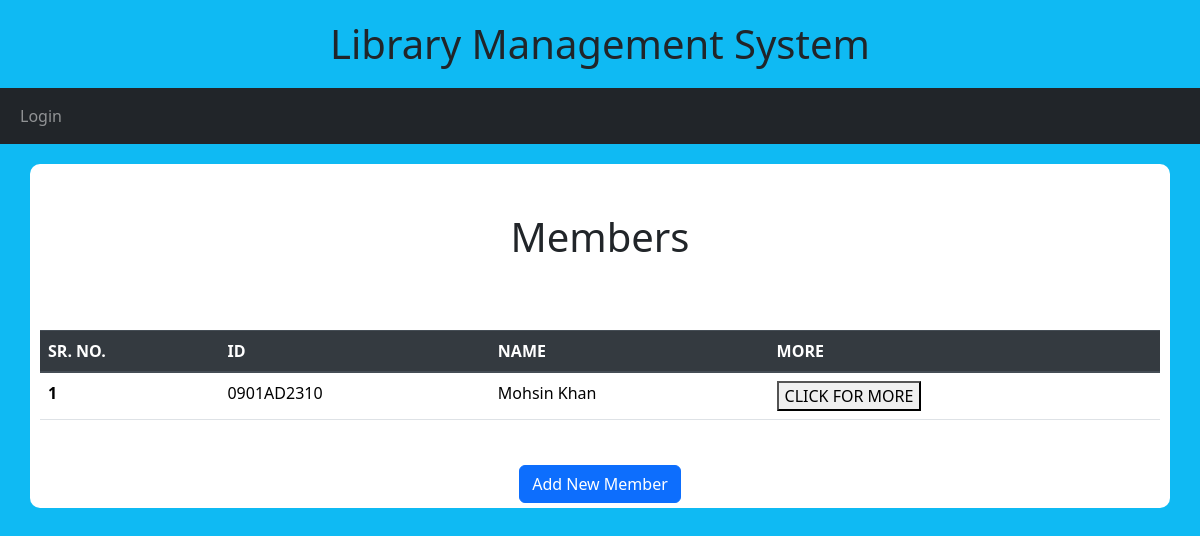
Page /members/ on the earlier database version.
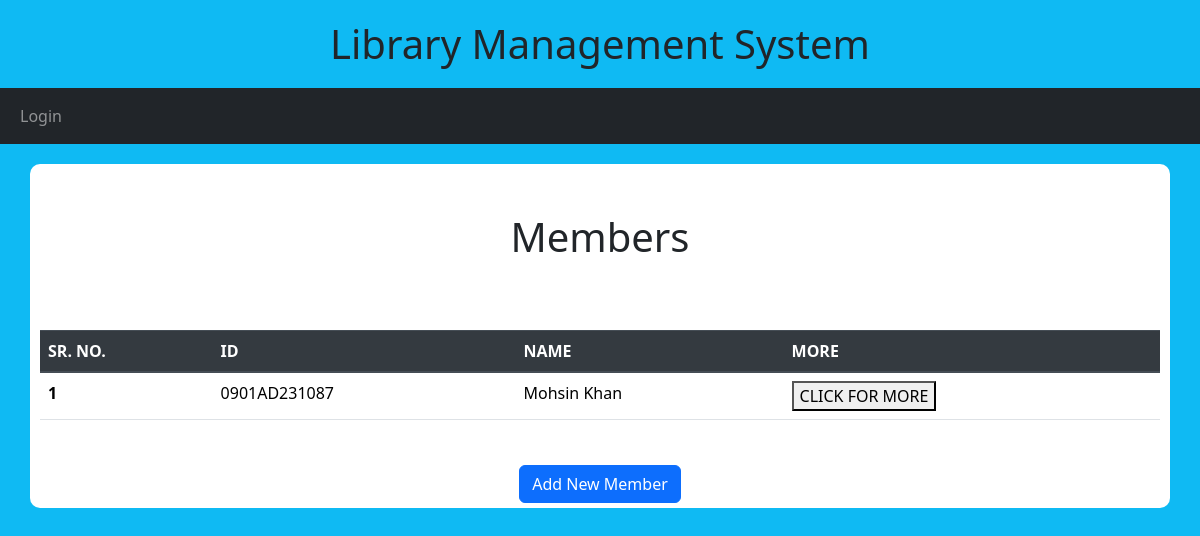
Same page on the later database version.
### library/models.py (models this page shows, shortened)
class Member(models.Model):
    image = models.ImageField(upload_to='image/', null=True, blank=True)
    memberID = models.CharField(max_length=12, null=False, blank=False, unique=True)
    first_name = models.CharField(max_length=100, null=False, blank=False)
    last_name = models.CharField(max_length=100, null=False, blank=False)
    email = models.EmailField(max_length=150, null=True, blank=True)
    phone = models.CharField(max_length=15, null=True, blank=True)
    address = models.TextField(null=True, blank=True)
    class Meta:
        ordering = ['first_name', 'last_name']
        db_table = 'members'
        verbose_name = 'Member'
        verbose_name_plural = 'Members'

### library/views.py (the view)
# urls.py: path('members/', views.members, name='members'),
def members(request):
    members= Member.objects.all()
    context = {
        'members': members
    }
    return render(request, 'members.html', context)

### library/templates/members.html (shortened to what this page needs)
{% extends 'base.html' %}
{% block content %}
    <h1 class="text-center">Members</h1>
    <br/>
    <div class="container">
        <table class="table">
            <thead class="thead-dark">
                <th scope="col">SR. NO.</th>
                <th scope="col">ID</th>
                <th scope="col">NAME</th>
                <th scope="col">MORE</th>
            </thead>
            {% for member in members %}
            <tbody>
                <th scope="row"> {{forloop.counter }}</th>
                <td scope="row">{{member.memberID}}</td>
                <td scope="row">{{member.first_name}} {{member.last_name}}</td>
                <td><a href="{% url 'member' member.id %}"><button>CLICK FOR MORE</button></a></td>
            </tbody>
            {% endfor %}
        </table>
    </div>
    <br/>
    <div class="text-center">
    <a href="{% url 'add_member' %}" class="btn btn-primary">Add New Member</a>
    </div>
{% endblock %}

Differences in the rows shown:
removed Member: memberID "0901AD2310", first_name "Mohsin", last_name "Khan"
added Member: memberID "0901AD231087", first_name "Mohsin", last_name "Khan"
